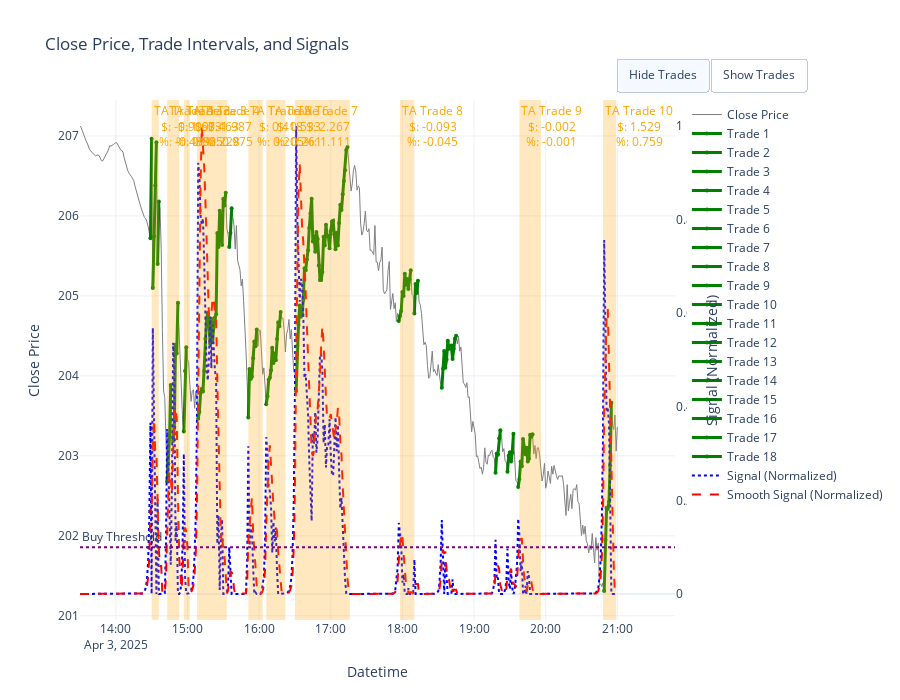

The cell this chart's notebook holds for it:
### Code cell
df_fin = saveDF_checkDAY(
                        df=df,
                        ticker=ticker,
                        min_prof_thr=min_prof_thr, 
                        max_down_prop=max_down_prop, 
                        smooth_win_sig=smooth_win_sig, 
                        pre_entry_decay=pre_entry_decay, 
                        buy_threshold=buy_threshold, 
                        trailing_stop_thresh=trailing_stop_thresh,
                        day_to_check=day_to_check
                        )

df_fin

### Figure 1 — Plotly figure (JSON) as saved in the notebook; plotly's stock layout.template omitted (floating-point values rounded to 4 significant figures; data arrays with more than 128 entries replaced by an {"elided": "..."} marker saying what was removed)
{"data": [{"hoverinfo": "x+y", "hovertemplate": "Date: %{x}<br>Close: %{y:.2f}<extra></extra>", "line": {"color": "grey", "width": 1}, "mode": "lines", "name": "Close Price", "type": "scatter", "x": {"elided": "451 str values"}, "y": {"elided": "451 float values"}}, {"hoveron": "points", "hovertemplate": "Trade 1: Return: 0.60%<extra></extra>", "line": {"color": "green", "width": 3}, "marker": {"color": "green", "size": 4}, "mode": "lines+markers", "name": "Trade 1", "type": "scatter", "visible": true, "x": ["2025-04-03T14:29:00.000000000", "2025-04-03T14:30:00.000000000"], "y": [205.7, 207.0]}, {"hoveron": "points", "hovertemplate": "Trade 2: Return: 0.89%<extra></extra>", "line": {"color": "green", "width": 3}, "marker": {"color": "green", "size": 4}, "mode": "lines+markers", "name": "Trade 2", "type": "scatter", "visible": true, "x": ["2025-04-03T14:31:00.000000000", "2025-04-03T14:32:00.000000000", "2025-04-03T14:33:00.000000000", "2025-04-03T14:34:00.000000000"], "y": [205.1, 205.7, 206.4, 206.9]}, {"hoveron": "points", "hovertemplate": "Trade 3: Return: 0.38%<extra></extra>", "line": {"color": "green", "width": 3}, "marker": {"color": "green", "size": 4}, "mode": "lines+markers", "name": "Trade 3", "type": "scatter", "visible": true, "x": ["2025-04-03T14:35:00.000000000", "2025-04-03T14:36:00.000000000"], "y": [205.4, 206.2]}, {"hoveron": "points", "hovertemplate": "Trade 4: Return: 0.59%<extra></extra>", "line": {"color": "green", "width": 3}, "marker": {"color": "green", "size": 4}, "mode": "lines+markers", "name": "Trade 4", "type": "scatter", "visible": true, "x": ["2025-04-03T14:43:00.000000000", "2025-04-03T14:44:00.000000000", "2025-04-03T14:45:00.000000000", "2025-04-03T14:46:00.000000000"], "y": [202.7, 202.9, 203.2, 203.9]}, {"hoveron": "points", "hovertemplate": "Trade 5: Return: 0.85%<extra></extra>", "line": {"color": "green", "width": 3}, "marker": {"color": "green", "size": 4}, "mode": "lines+markers", "name": "Trade 5", "type": "scatter", "visible": true, "x": ["2025-04-03T14:48:00.000000000", "2025-04-03T14:49:00.000000000", "2025-04-03T14:50:00.000000000", "2025-04-03T14:51:00.000000000", "2025-04-03T14:52:00.000000000"], "y": [203.2, 203.4, 204.4, 204.3, 204.9]}, {"hoveron": "points", "hovertemplate": "Trade 6: Return: 0.52%<extra></extra>", "line": {"color": "green", "width": 3}, "marker": {"color": "green", "size": 4}, "mode": "lines+markers", "name": "Trade 6", "type": "scatter", "visible": true, "x": ["2025-04-03T14:57:00.000000000", "2025-04-03T14:58:00.000000000", "2025-04-03T14:59:00.000000000"], "y": [203.3, 204.1, 204.4]}, {"hoveron": "points", "hovertemplate": "Trade 7: Return: 1.39%<extra></extra>", "line": {"color": "green", "width": 3}, "marker": {"color": "green", "size": 4}, "mode": "lines+markers", "name": "Trade 7", "type": "scatter", "visible": true, "x": ["2025-04-03T15:09:00.000000000", "2025-04-03T15:10:00.000000000", "2025-04-03T15:11:00.000000000", "2025-04-03T15:12:00.000000000", "2025-04-03T15:13:00.000000000", "2025-04-03T15:14:00.000000000", "2025-04-03T15:15:00.000000000", "2025-04-03T15:16:00.000000000", "2025-04-03T15:17:00.000000000", "2025-04-03T15:18:00.000000000", "2025-04-03T15:19:00.000000000", "2025-04-03T15:20:00.000000000", "2025-04-03T15:21:00.000000000", "2025-04-03T15:22:00.000000000", "2025-04-03T15:23:00.000000000", "2025-04-03T15:24:00.000000000", "2025-04-03T15:25:00.000000000", "2025-04-03T15:26:00.000000000", "2025-04-03T15:27:00.000000000", "2025-04-03T15:28:00.000000000", "2025-04-03T15:29:00.000000000", "2025-04-03T15:30:00.000000000", "2025-04-03T15:31:00.000000000", "2025-04-03T15:32:00.000000000"], "y": [203.5, 203.6, 203.8, 203.8, 203.8, 204.1, 204.5, 204.7, 204.8, 204.7, 204.4, 204.7, 204.4, 204.6, 204.7, 204.8, 205.8, 205.6, 206.1, 205.8, 205.6, 206.2, 206.1, 206.3]}, {"hoveron": "points", "hovertemplate": "Trade 8: Return: 0.24%<extra></extra>", "line": {"color": "green", "width": 3}, "marker": {"color": "green", "size": 4}, "mode": "lines+markers", "name": "Trade 8", "type": "scatter", "visible": true, "x": ["2025-04-03T15:35:00.000000000", "2025-04-03T15:36:00.000000000", "2025-04-03T15:37:00.000000000"], "y": [205.6, 205.8, 206.1]}, {"hoveron": "points", "hovertemplate": "Trade 9: Return: 0.54%<extra></extra>", "line": {"color": "green", "width": 3}, "marker": {"color": "green", "size": 4}, "mode": "lines+markers", "name": "Trade 9", "type": "scatter", "visible": true, "x": ["2025-04-03T15:51:00.000000000", "2025-04-03T15:52:00.000000000", "2025-04-03T15:53:00.000000000", "2025-04-03T15:54:00.000000000", "2025-04-03T15:55:00.000000000", "2025-04-03T15:56:00.000000000", "2025-04-03T15:57:00.000000000", "2025-04-03T15:58:00.000000000"], "y": [203.5, 204.1, 204.0, 204.0, 204.2, 204.4, 204.4, 204.6]}, {"hoveron": "points", "hovertemplate": "Trade 10: Return: 0.57%<extra></extra>", "line": {"color": "green", "width": 3}, "marker": {"color": "green", "size": 4}, "mode": "lines+markers", "name": "Trade 10", "type": "scatter", "visible": true, "x": ["2025-04-03T16:06:00.000000000", "2025-04-03T16:07:00.000000000", "2025-04-03T16:08:00.000000000", "2025-04-03T16:09:00.000000000", "2025-04-03T16:10:00.000000000", "2025-04-03T16:11:00.000000000", "2025-04-03T16:12:00.000000000", "2025-04-03T16:13:00.000000000", "2025-04-03T16:14:00.000000000", "2025-04-03T16:15:00.000000000", "2025-04-03T16:16:00.000000000", "2025-04-03T16:17:00.000000000", "2025-04-03T16:18:00.000000000"], "y": [203.6, 203.7, 203.9, 204.0, 204.1, 204.3, 204.2, 204.3, 204.2, 204.5, 204.7, 204.6, 204.8]}, {"hoveron": "points", "hovertemplate": "Trade 11: Return: 1.50%<extra></extra>", "line": {"color": "green", "width": 3}, "marker": {"color": "green", "size": 4}, "mode": "lines+markers", "name": "Trade 11", "type": "scatter", "visible": true, "x": ["2025-04-03T16:31:00.000000000", "2025-04-03T16:32:00.000000000", "2025-04-03T16:33:00.000000000", "2025-04-03T16:34:00.000000000", "2025-04-03T16:35:00.000000000", "2025-04-03T16:36:00.000000000", "2025-04-03T16:37:00.000000000", "2025-04-03T16:38:00.000000000", "2025-04-03T16:39:00.000000000", "2025-04-03T16:40:00.000000000", "2025-04-03T16:41:00.000000000", "2025-04-03T16:42:00.000000000", "2025-04-03T16:43:00.000000000", "2025-04-03T16:44:00.000000000", "2025-04-03T16:45:00.000000000", "2025-04-03T16:46:00.000000000", "2025-04-03T16:47:00.000000000", "2025-04-03T16:48:00.000000000", "2025-04-03T16:49:00.000000000", "2025-04-03T16:50:00.000000000", "2025-04-03T16:51:00.000000000", "2025-04-03T16:52:00.000000000", "2025-04-03T16:53:00.000000000", "2025-04-03T16:54:00.000000000", "2025-04-03T16:55:00.000000000", "2025-04-03T16:56:00.000000000", "2025-04-03T16:57:00.000000000", "2025-04-03T16:58:00.000000000", "2025-04-03T16:59:00.000000000", "2025-04-03T17:00:00.000000000", "2025-04-03T17:01:00.000000000", "2025-04-03T17:02:00.000000000", "2025-04-03T17:03:00.000000000", "2025-04-03T17:04:00.000000000", "2025-04-03T17:05:00.000000000", "2025-04-03T17:06:00.000000000", "2025-04-03T17:07:00.000000000", "2025-04-03T17:08:00.000000000", "2025-04-03T17:09:00.000000000", "2025-04-03T17:10:00.000000000", "2025-04-03T17:11:00.000000000", "2025-04-03T17:12:00.000000000", "2025-04-03T17:13:00.000000000", "2025-04-03T17:14:00.000000000"], "y": [203.8, 204.4, 204.6, 204.9, 204.7, 204.8, 204.9, 205.3, 205.3, 205.5, 205.6, 205.8, 206.0, 206.2, 205.7, 205.7, 205.6, 205.8, 205.7, 205.4, 205.2, 205.2, 205.3, 205.7, 205.6, 205.9, 205.8, 205.8, 205.6, 205.8, 205.9, 205.9, 205.8, 205.6, 205.8, 205.6, 205.9, 206.1, 206.1, 206.3, 206.4, 206.6, 206.8, 206.9]}, {"hoveron": "points", "hovertemplate": "Trade 12: Return: 0.31%<extra></extra>", "line": {"color": "green", "width": 3}, "marker": {"color": "green", "size": 4}, "mode": "lines+markers", "name": "Trade 12", "type": "scatter", "visible": true, "x": ["2025-04-03T17:57:00.000000000", "2025-04-03T17:58:00.000000000", "2025-04-03T17:59:00.000000000", "2025-04-03T18:00:00.000000000", "2025-04-03T18:01:00.000000000", "2025-04-03T18:02:00.000000000", "2025-04-03T18:03:00.000000000", "2025-04-03T18:04:00.000000000", "2025-04-03T18:05:00.000000000", "2025-04-03T18:06:00.000000000", "2025-04-03T18:07:00.000000000"], "y": [204.7, 204.8, 204.8, 205.1, 205.0, 205.3, 205.1, 205.2, 205.1, 205.2, 205.3]}, {"hoveron": "points", "hovertemplate": "Trade 13: Return: 0.20%<extra></extra>", "line": {"color": "green", "width": 3}, "marker": {"color": "green", "size": 4}, "mode": "lines+markers", "name": "Trade 13", "type": "scatter", "visible": true, "x": ["2025-04-03T18:10:00.000000000", "2025-04-03T18:11:00.000000000", "2025-04-03T18:12:00.000000000", "2025-04-03T18:13:00.000000000"], "y": [204.8, 205.2, 205.0, 205.2]}, {"hoveron": "points", "hovertemplate": "Trade 14: Return: 0.32%<extra></extra>", "line": {"color": "green", "width": 3}, "marker": {"color": "green", "size": 4}, "mode": "lines+markers", "name": "Trade 14", "type": "scatter", "visible": true, "x": ["2025-04-03T18:33:00.000000000", "2025-04-03T18:34:00.000000000", "2025-04-03T18:35:00.000000000", "2025-04-03T18:36:00.000000000", "2025-04-03T18:37:00.000000000", "2025-04-03T18:38:00.000000000", "2025-04-03T18:39:00.000000000", "2025-04-03T18:40:00.000000000", "2025-04-03T18:41:00.000000000", "2025-04-03T18:42:00.000000000", "2025-04-03T18:43:00.000000000", "2025-04-03T18:44:00.000000000", "2025-04-03T18:45:00.000000000"], "y": [203.8, 204.1, 204.3, 204.1, 204.2, 204.4, 204.3, 204.3, 204.4, 204.2, 204.3, 204.5, 204.5]}, {"hoveron": "points", "hovertemplate": "Trade 15: Return: 0.26%<extra></extra>", "line": {"color": "green", "width": 3}, "marker": {"color": "green", "size": 4}, "mode": "lines+markers", "name": "Trade 15", "type": "scatter", "visible": true, "x": ["2025-04-03T19:18:00.000000000", "2025-04-03T19:19:00.000000000", "2025-04-03T19:20:00.000000000", "2025-04-03T19:21:00.000000000", "2025-04-03T19:22:00.000000000"], "y": [202.8, 203.0, 203.0, 203.2, 203.3]}, {"hoveron": "points", "hovertemplate": "Trade 16: Return: 0.23%<extra></extra>", "line": {"color": "green", "width": 3}, "marker": {"color": "green", "size": 4}, "mode": "lines+markers", "name": "Trade 16", "type": "scatter", "visible": true, "x": ["2025-04-03T19:28:00.000000000", "2025-04-03T19:29:00.000000000", "2025-04-03T19:30:00.000000000", "2025-04-03T19:31:00.000000000", "2025-04-03T19:32:00.000000000", "2025-04-03T19:33:00.000000000"], "y": [202.8, 203.0, 203.0, 202.9, 203.0, 203.3]}, {"hoveron": "points", "hovertemplate": "Trade 17: Return: 0.33%<extra></extra>", "line": {"color": "green", "width": 3}, "marker": {"color": "green", "size": 4}, "mode": "lines+markers", "name": "Trade 17", "type": "scatter", "visible": true, "x": ["2025-04-03T19:37:00.000000000", "2025-04-03T19:38:00.000000000", "2025-04-03T19:39:00.000000000", "2025-04-03T19:40:00.000000000", "2025-04-03T19:41:00.000000000", "2025-04-03T19:42:00.000000000", "2025-04-03T19:43:00.000000000", "2025-04-03T19:44:00.000000000", "2025-04-03T19:45:00.000000000", "2025-04-03T19:46:00.000000000", "2025-04-03T19:47:00.000000000", "2025-04-03T19:48:00.000000000", "2025-04-03T19:49:00.000000000"], "y": [202.6, 202.7, 202.9, 202.9, 203.2, 203.1, 203.0, 203.1, 202.9, 203.0, 203.3, 203.2, 203.3]}, {"hoveron": "points", "hovertemplate": "Trade 18: Return: 1.17%<extra></extra>", "line": {"color": "green", "width": 3}, "marker": {"color": "green", "size": 4}, "mode": "lines+markers", "name": "Trade 18", "type": "scatter", "visible": true, "x": ["2025-04-03T20:49:00.000000000", "2025-04-03T20:50:00.000000000", "2025-04-03T20:51:00.000000000", "2025-04-03T20:52:00.000000000", "2025-04-03T20:53:00.000000000", "2025-04-03T20:54:00.000000000", "2025-04-03T20:55:00.000000000"], "y": [201.3, 201.9, 202.4, 202.3, 202.4, 202.9, 203.7]}, {"hovertemplate": "Date: %{x}<br>Signal: %{y:.2f}<extra></extra>", "line": {"color": "blue", "dash": "dot", "width": 2}, "mode": "lines", "name": "Signal (Normalized)", "type": "scatter", "visible": true, "x": {"elided": "451 str values"}, "y": {"elided": "451 float values"}, "yaxis": "y2"}, {"hovertemplate": "Date: %{x}<br>Smooth Signal: %{y:.2f}<extra></extra>", "line": {"color": "red", "dash": "dash", "width": 2}, "mode": "lines", "name": "Smooth Signal (Normalized)", "type": "scatter", "visible": true, "x": {"elided": "451 str values"}, "y": {"elided": "451 float values"}, "yaxis": "y2"}], "layout": {"annotations": [{"font": {"color": "orange"}, "showarrow": false, "text": "TA Trade 1<br>$: -0.909<br>%: -0.439", "x": "2025-04-03T14:30:00", "xanchor": "left", "xref": "x", "y": 1, "yanchor": "top", "yref": "y domain"}, {"font": {"color": "orange"}, "showarrow": false, "text": "TA Trade 2<br>$: 1.673<br>%: 0.825", "x": "2025-04-03T14:43:00", "xanchor": "left", "xref": "x", "y": 1, "yanchor": "top", "yref": "y domain"}, {"font": {"color": "orange"}, "showarrow": false, "text": "TA Trade 3<br>$: 0.463<br>%: 0.228", "x": "2025-04-03T14:57:00", "xanchor": "left", "xref": "x", "y": 1, "yanchor": "top", "yref": "y domain"}, {"font": {"color": "orange"}, "showarrow": false, "text": "TA Trade 4<br>$: 1.987<br>%: 0.975", "x": "2025-04-03T15:08:00", "xanchor": "left", "xref": "x", "y": 1, "yanchor": "top", "yref": "y domain"}, {"font": {"color": "orange"}, "showarrow": false, "text": "TA Trade 5<br>$: 0.418<br>%: 0.205", "x": "2025-04-03T15:51:00", "xanchor": "left", "xref": "x", "y": 1, "yanchor": "top", "yref": "y domain"}, {"font": {"color": "orange"}, "showarrow": false, "text": "TA Trade 6<br>$: 0.533<br>%: 0.261", "x": "2025-04-03T16:06:00", "xanchor": "left", "xref": "x", "y": 1, "yanchor": "top", "yref": "y domain"}, {"font": {"color": "orange"}, "showarrow": false, "text": "TA Trade 7<br>$: 2.267<br>%: 1.111", "x": "2025-04-03T16:30:00", "xanchor": "left", "xref": "x", "y": 1, "yanchor": "top", "yref": "y domain"}, {"font": {"color": "orange"}, "showarrow": false, "text": "TA Trade 8<br>$: -0.093<br>%: -0.045", "x": "2025-04-03T17:58:00", "xanchor": "left", "xref": "x", "y": 1, "yanchor": "top", "yref": "y domain"}, {"font": {"color": "orange"}, "showarrow": false, "text": "TA Trade 9<br>$: -0.002<br>%: -0.001", "x": "2025-04-03T19:38:00", "xanchor": "left", "xref": "x", "y": 1, "yanchor": "top", "yref": "y domain"}, {"font": {"color": "orange"}, "showarrow": false, "text": "TA Trade 10<br>$: 1.529<br>%: 0.759", "x": "2025-04-03T20:48:00", "xanchor": "left", "xref": "x", "y": 1, "yanchor": "top", "yref": "y domain"}, {"showarrow": false, "text": "Buy Threshold", "x": 0, "xanchor": "left", "xref": "x domain", "y": 0.1, "yanchor": "bottom", "yref": "y2"}], "height": 700, "hovermode": "x unified", "shapes": [{"fillcolor": "orange", "line": {"width": 0}, "opacity": 0.25, "type": "rect", "x0": "2025-04-03T14:30:00", "x1": "2025-04-03T14:36:00", "xref": "x", "y0": 0, "y1": 1, "yref": "y domain"}, {"fillcolor": "orange", "line": {"width": 0}, "opacity": 0.25, "type": "rect", "x0": "2025-04-03T14:43:00", "x1": "2025-04-03T14:53:00", "xref": "x", "y0": 0, "y1": 1, "yref": "y domain"}, {"fillcolor": "orange", "line": {"width": 0}, "opacity": 0.25, "type": "rect", "x0": "2025-04-03T14:57:00", "x1": "2025-04-03T15:02:00", "xref": "x", "y0": 0, "y1": 1, "yref": "y domain"}, {"fillcolor": "orange", "line": {"width": 0}, "opacity": 0.25, "type": "rect", "x0": "2025-04-03T15:08:00", "x1": "2025-04-03T15:33:00", "xref": "x", "y0": 0, "y1": 1, "yref": "y domain"}, {"fillcolor": "orange", "line": {"width": 0}, "opacity": 0.25, "type": "rect", "x0": "2025-04-03T15:51:00", "x1": "2025-04-03T16:03:00", "xref": "x", "y0": 0, "y1": 1, "yref": "y domain"}, {"fillcolor": "orange", "line": {"width": 0}, "opacity": 0.25, "type": "rect", "x0": "2025-04-03T16:06:00", "x1": "2025-04-03T16:22:00", "xref": "x", "y0": 0, "y1": 1, "yref": "y domain"}, {"fillcolor": "orange", "line": {"width": 0}, "opacity": 0.25, "type": "rect", "x0": "2025-04-03T16:30:00", "x1": "2025-04-03T17:16:00", "xref": "x", "y0": 0, "y1": 1, "yref": "y domain"}, {"fillcolor": "orange", "line": {"width": 0}, "opacity": 0.25, "type": "rect", "x0": "2025-04-03T17:58:00", "x1": "2025-04-03T18:10:00", "xref": "x", "y0": 0, "y1": 1, "yref": "y domain"}, {"fillcolor": "orange", "line": {"width": 0}, "opacity": 0.25, "type": "rect", "x0": "2025-04-03T19:38:00", "x1": "2025-04-03T19:56:00", "xref": "x", "y0": 0, "y1": 1, "yref": "y domain"}, {"fillcolor": "orange", "line": {"width": 0}, "opacity": 0.25, "type": "rect", "x0": "2025-04-03T20:48:00", "x1": "2025-04-03T20:59:00", "xref": "x", "y0": 0, "y1": 1, "yref": "y domain"}, {"line": {"color": "purple", "dash": "dot"}, "type": "line", "x0": 0, "x1": 1, "xref": "x domain", "y0": 0.1, "y1": 0.1, "yref": "y2"}], "title": {"text": "Close Price, Trade Intervals, and Signals"}, "updatemenus": [{"buttons": [{"args": [{"visible": [true, "legendonly", "legendonly", "legendonly", "legendonly", "legendonly", "legendonly", "legendonly", "legendonly", "legendonly", "legendonly", "legendonly", "legendonly", "legendonly", "legendonly", "legendonly", "legendonly", "legendonly", "legendonly", true, true]}], "label": "Hide Trades", "method": "update"}, {"args": [{"visible": [true, true, true, true, true, true, true, true, true, true, true, true, true, true, true, true, true, true, true, true, true]}], "label": "Show Trades", "method": "update"}], "direction": "left", "pad": {"r": 10, "t": 10}, "showactive": true, "type": "buttons", "x": 0.9, "xanchor": "left", "y": 1.1, "yanchor": "top"}], "xaxis": {"title": {"text": "Datetime"}}, "yaxis": {"title": {"text": "Close Price"}}, "yaxis2": {"overlaying": "y", "showgrid": false, "side": "right", "title": {"text": "Signal (Normalized)"}}}}
